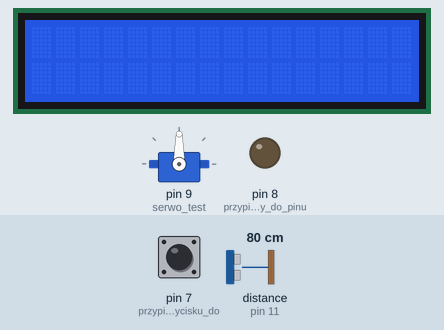
Recording of a sketch running on a simulated Arduino Uno, built with avr-gcc and run on an emulated ATmega328P. Shown: servo, 16×2 character LCD, output pins drawn as LEDs (lit = HIGH). Wiring (inferred from the names in the program): ultrasonic range finder: trigger pin 10; echo pin 11. Inputs (shaded band) come from the test bench; at power-on: pin 7 (przypisanie_przycisku_do) HIGH, distance to the obstacle (sensor on pin 11) 80 cm. The echo pulse lasts 58.3 µs per cm; pins used as bus, display or sensor lines are not drawn.

Above: at 1.2 s.
1.3 s: pin 7 (przypisanie_przycisku_do) pulled LOW for 0.15 s
At 1.39 s:
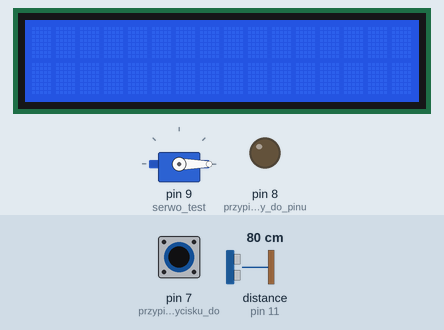
4.4 s: distance to the obstacle (sensor on pin 11) set to 2 cm
7.4 s: distance to the obstacle (sensor on pin 11) set to 4 cm
10.4 s: pin 7 (przypisanie_przycisku_do) pulled LOW for 1 s
At 12.1 s:
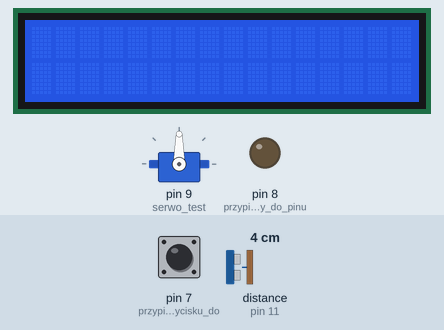
14.4 s: pin 7 (przypisanie_przycisku_do) pulled LOW for 3.2 s
At 15.4 s:
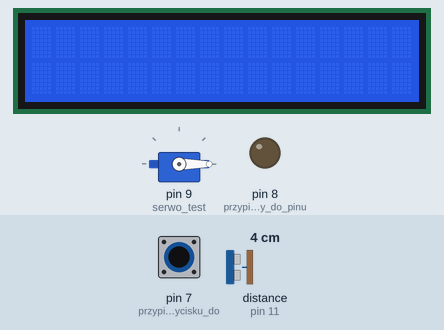
20.6 s: distance to the obstacle (sensor on pin 11) set to 35 cm
Timing chart, 0 to 23.6 s (numbered marks = the images above; inputs shaded):
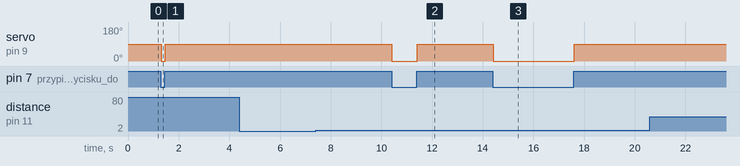

Measured:
- after the input at 1.3 s, servo on pin 9 (serwo_test): 90° → 0° at once, → 90° 0.16 s later
- after the input at 4.4 s, every drawn part: stays the same
- after the input at 7.4 s, every drawn part: stays the same
- after the input at 10.4 s, servo on pin 9 (serwo_test): 90° → 0° at once, → 90° 1.0 s later
- after the input at 14.4 s, servo on pin 9 (serwo_test): 90° → 0° at once, → 90° 3.2 s later
- after the input at 20.6 s, every drawn part: stays the same

The sketch:

Raport.ino
```cpp
#include <Servo.h>            //dolaczenie biblioteki obslugujacej serwomechanizmy
#include <LiquidCrystal_I2C.h>//dolaczenie bibilioteki obslugujacej wyswietlacz

#define trigPin 10
#define echoPin 11
Servo serwo_test; // definiowanie serwomechanizmu
LiquidCrystal_I2C lcd(0x27,16,2); //adres magistrali wyswietlacza

void setup() {
  pinMode(7,INPUT_PULLUP);    //przypisanie przycisku do pinu 7
  pinMode(8,OUTPUT);          //przypisanie diody do pinu 8
  pinMode(10,OUTPUT);         //podlaczenie pinu trig jako wyjscie
  pinMode(11,INPUT);          //podlaczenie pinu echo jako wejscie
  serwo_test.attach(9);       //przypisanie serwomechanizmu do pinu 9

  lcd.init();                 //inicjalizacja wyswietlacza
  lcd.backlight();            //zalaczenie podswietlenia
  lcd.print("Hello world");   //wyswietlenie tekstu
}

void loop() {
  if(digitalRead(7)==LOW)      //gdy przycisk zostanie wcisniety serwomechanizm obroci sie o -90 stopni
  {
    serwo_test.write(-90);
    lcd.print("obrot");       //wyswietli sie tekst na wyswietlaczu
  }else                       //gdy przycisk zostanie puszczony serwomechanizm obroci sie o 90 stopni
    {
      serwo_test.write(90);
      lcd.print("powrot");    //wyswietli sie tekst na wyswietlaczu
      }
  lcd.clear();
  lcd.print(odleglosc());     //wywolanie funkcji odleglosc i wyswietlenie jej na wyswietlaczu
  lcd.print(" cm");

}
int odleglosc()
  {                         //utworzenie funkcji odleglosc do pomiaru
    long czas, dystans;
    digitalWrite(trigPin,LOW);
    delayMicroseconds(2);
    digitalWrite(trigPin, HIGH);
    delayMicroseconds(10);
    digitalWrite(trigPin, LOW);

    czas = pulseIn(echoPin,HIGH); //zmierzenie czasu trwania impulsu podanego na wejscie echoPin
    dystans = czas /58;           //podzielenie otrzymanego wyniku alby wynik byl w cm

    return dystans;
    }
```
